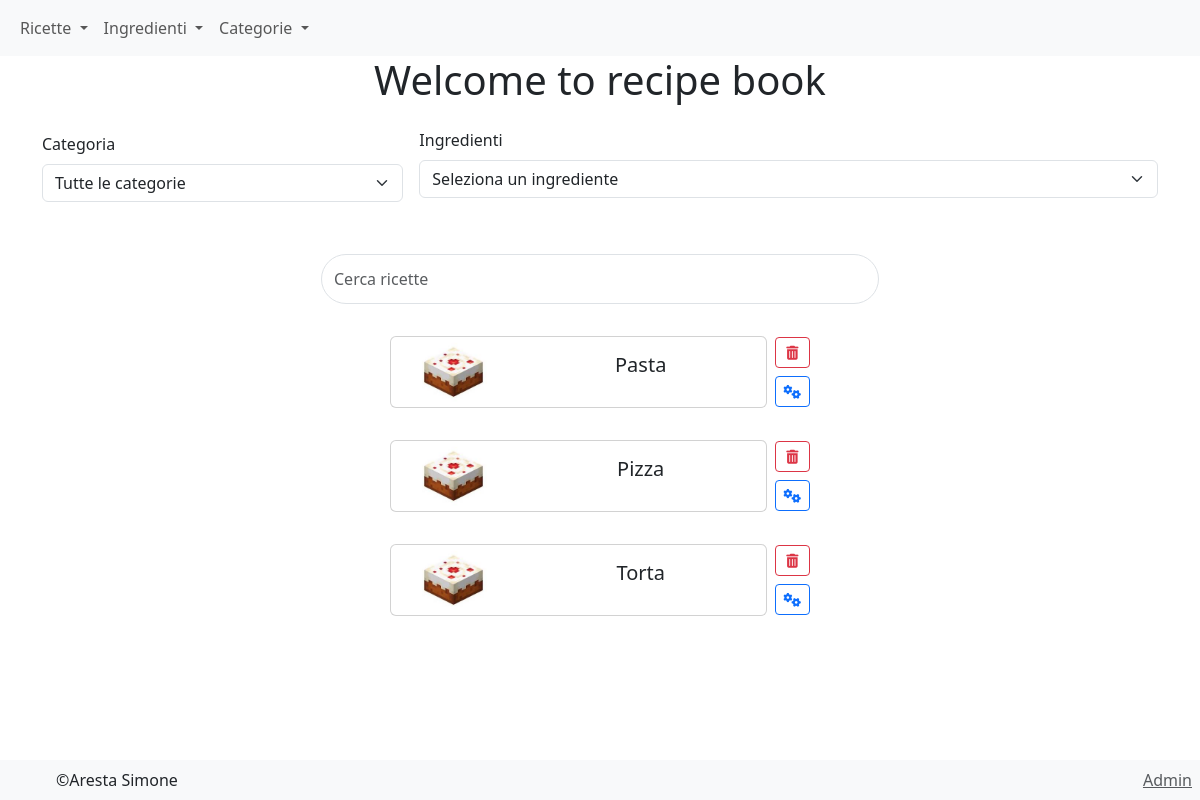
/, run on an earlier commit of the app's database.
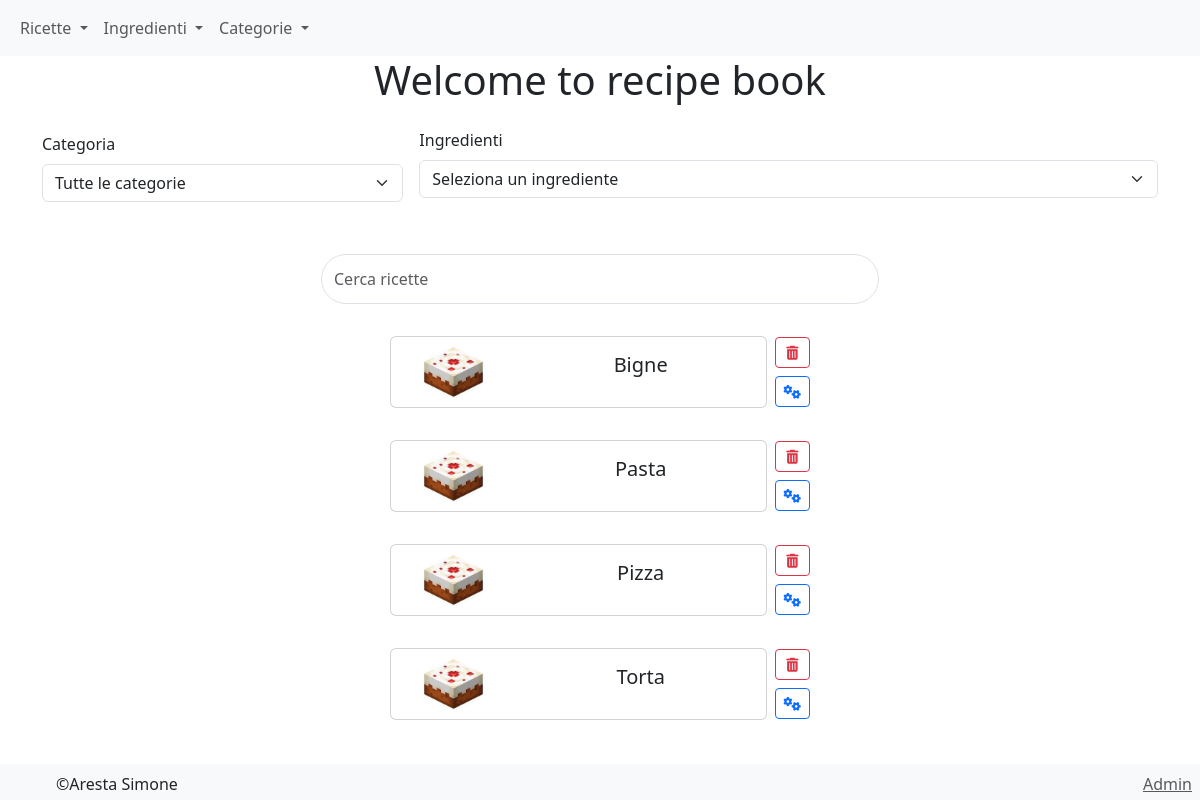
And on a later commit of the database.
### recipe/models.py (models this page shows, shortened)
class Recipe(models.Model):
    name = models.CharField(max_length=255)
    category = models.ForeignKey(Category, on_delete=models.CASCADE)
    preparation = models.TextField()
    image = models.ImageField(upload_to=product_image_path, blank=True, null=True)
    DIFFICULTIES = [
        ('easy', 'Facile'),
        ('medium', 'Media'),
        ('hard', 'Difficile'),
    ]
    COSTS = [
        ('low', 'Basso'),
        ('medium', 'Medio'),
        ('high', 'Alto'),
    ]
    difficult = models.CharField(max_length=255, choices=DIFFICULTIES)
    time_preparation = models.IntegerField(default=0) # Time of preparation in minutes
    cooking = models.IntegerField(default=0) # Time of cooking in minutes
    servings = models.IntegerField(default=0) # Number of servings
    cost = models.CharField(max_length=255, choices=COSTS) # Cost of the recipe
    date = models.DateTimeField(auto_now_add=True, editable=False, null=True)

### pages/views.py (the view)
# urls.py: path('', views.home_page, name='home_page'),
def home_page(request):
    recipes = Recipe.objects.all().order_by('name')
    categories = Category.objects.all().order_by('name')
    ingredients = Ingredient.objects.all().order_by('name')
    return render(request, 'pages/home_page.html', {
        'recipes': recipes,
        'categories': categories,
        'ingredients': ingredients,
    })

### pages/templates/pages/home_page.html (shortened to what this page needs)
{% extends 'base.html' %}
{% load static %}
{% block content %}
    {% block navbar %}
        <nav class="navbar navbar-expand-lg navbar-light bg-light">
            <div class="container-fluid">
                <ul class="navbar-nav">
                    <li class="nav-item dropdown">
                        <a class="nav-link dropdown-toggle" href="#" id="recipesDropdown" role="button" data-bs-toggle="dropdown" aria-expanded="false">
                            Ricette
                        </a>
                    </li>
                    <li class="nav-item dropdown">
                        <a class="nav-link dropdown-toggle" href="#" id="ingredientsDropdown" role="button" data-bs-toggle="dropdown" aria-expanded="false">
                            Ingredienti
                        </a>
                    </li>
                    <li class="nav-item dropdown">
                        <a class="nav-link dropdown-toggle" href="#" id="categoriesDropdown" role="button" data-bs-toggle="dropdown" aria-expanded="false">
                            Categorie
                        </a>
                    </li>
                </ul>
            </div>
        </nav>
    {% endblock %}
    <h1 class="text-center">Welcome to recipe book</h1>
    <div class="container mt-3">
        <div class="row g-3 align-items-center">
            <div class="col-md-4">
                <label for="categoryFilter" class="form-label">Categoria</label>
                <select id="categoryFilter" class="form-select">
                    <option value="">Tutte le categorie</option>
                </select>
            </div>
            <div class="col-md-8">
                <label for="ingredientSelect" class="form-label">Ingredienti</label>
                <select id="ingredientSelect" class="form-select">
                    <option value="">Seleziona un ingrediente</option>
                </select>
            </div>
        </div>
    </div>
    <div class="container text-center mt-5">
        <input class="form-control rounded-pill mx-auto mb-4" id="searchInput" style="width: 50%; height: 50px;" type="search" placeholder="Cerca ricette" aria-label="Search">
        {% for recipe in recipes %}
            <div class="d-flex justify-content-center mb-3 recipe-container"
                 data-category="{{ recipe.category.name }}"
                 data-ingredients="{% for ri in recipe.ingredients.all %}{{ ri.ingredient.name }}{% if not forloop.last %}, {% endif %}{% endfor %}">
                <div class="card my-2 rounded" onclick="window.location.href='{% url 'recipe:detail_recipe' recipe.pk %}'" style="flex:0.35;">
                    <div class="row g-0">
                        <div class="col-md-4 image-container">
                            <img src="{{ recipe.image.url }}" class="img-fluid rounded-start" alt="img" style="object-fit: contain; max-height: 70px">
                        </div>
                        <div class="col-md-8">
                            <div class="card-body">
                                <h5 class="card-title">{{ recipe.name }}</h5>
                            </div>
                        </div>
                    </div>
                </div>
                <div class="d-flex flex-column justify-content-center ms-2">
                    <a href="{% url 'recipe:delete_recipe' recipe.pk %}" class="btn btn-outline-danger btn-sm mb-2">
                        <i class="fas fa-trash-alt"></i>
                    </a>
                    <a href="{% url 'recipe:update_recipe' recipe.pk %}" class="btn btn-outline-primary btn-sm">
                        <i class="fas fa-cogs"></i>
                    </a>
                </div>
            </div>
        {% endfor %}
    </div>
    {% include 'footer.html' %}
{% endblock %}

### templates/base.html (shortened to what this page needs)
<!DOCTYPE html>
<html lang="en">
<head>
    <link href="https://cdn.jsdelivr.net/npm/bootstrap@5.3.0/dist/css/bootstrap.min.css" rel="stylesheet">
    <link rel="stylesheet" href="https://cdnjs.cloudflare.com/ajax/libs/font-awesome/5.15.4/css/all.min.css">
    <link rel="stylesheet" href="https://cdnjs.cloudflare.com/ajax/libs/font-awesome/6.0.0-beta3/css/all.min.css">
</head>
<body>
    {% block content %}
    {% endblock %}
</body>
</html>

### templates/footer.html (shortened to what this page needs)
<footer class="mt-5 mt-auto w-100">
    <div class="container-footer bg-light w-100 d-flex justify-content-between align-items-center p-2">
        <span class="ms-5">©Aresta Simone</span>
        <a href="/admin" class="text-muted">Admin</a>
    </div>
</footer>

### templates/footer.html (style rules this page uses)
html, body { height: 100%; }
body { display: flex; flex-direction: column; }
.container-footer { flex: 1; width: 100%; margin-top: 20px; }

What changed in the data, as far as the page shows it:
added Recipe: image (picture), name "Bigne"
